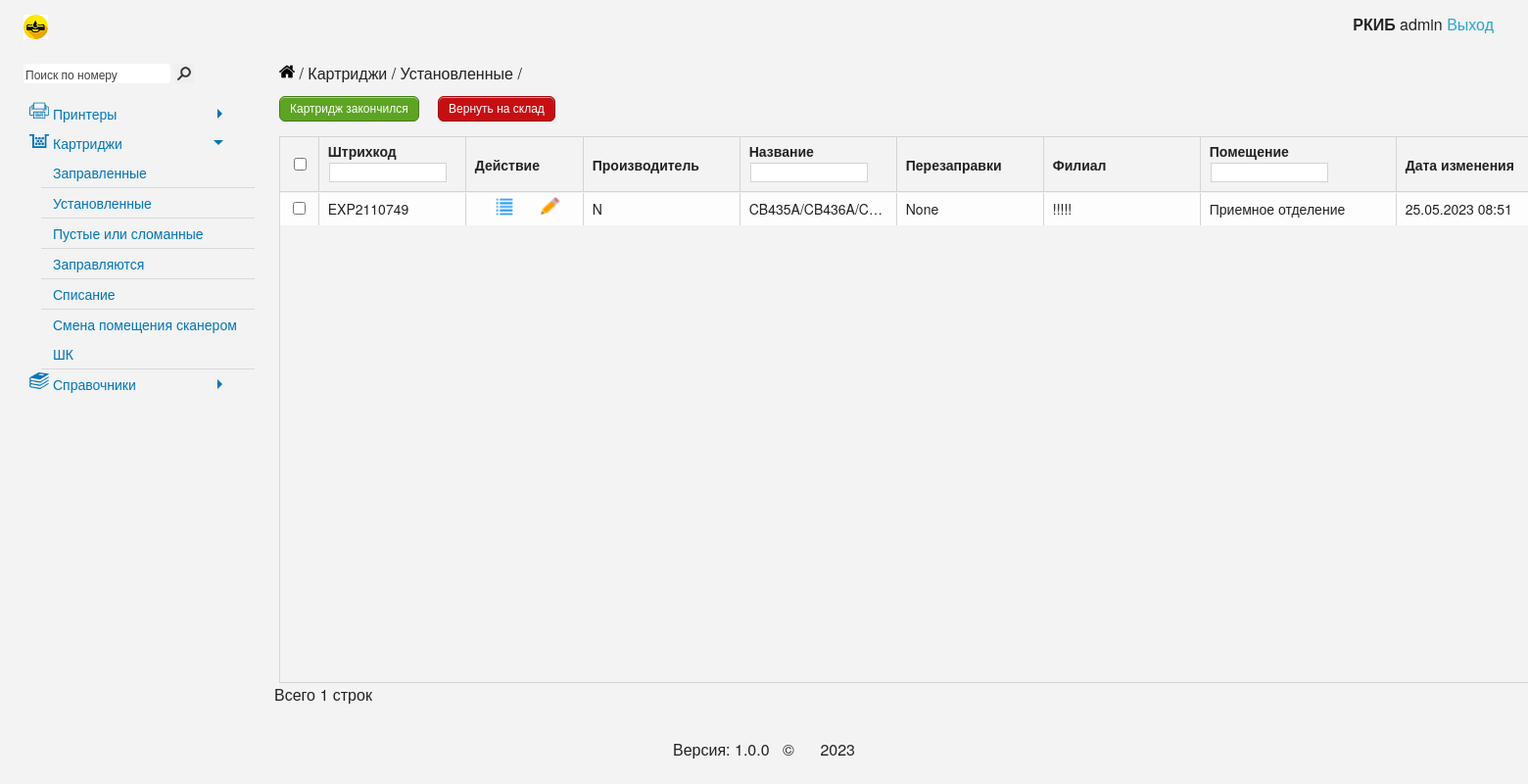
Page /cartridge/use/ on the earlier database version.
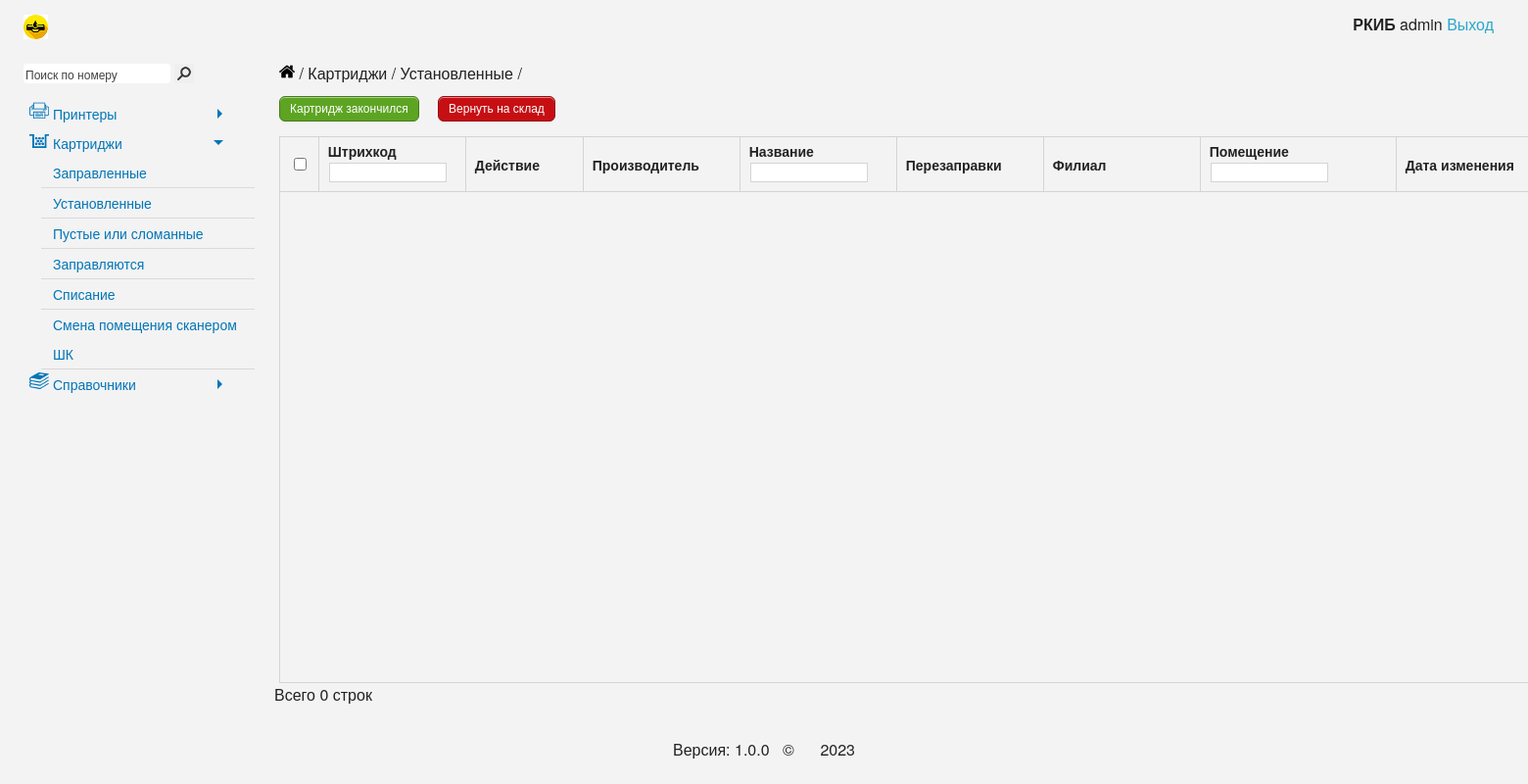
Same page on the later database version.
### cartridge/models.py (models this page shows, shortened)
class Cartridges(models.Model):  # Картриджи
    barcode = models.CharField('Штрихкод', unique=True, db_index=True, max_length=50)
    cartName = models.ForeignKey('NameСartridge', default=None, on_delete=models.PROTECT)
    placeName = models.ForeignKey('Placements', on_delete=models.PROTECT)
    manufacturerName = models.ForeignKey('Manufacturer', default=None, on_delete=models.PROTECT)
    date = models.DateTimeField("Дата изменения", default=datetime.datetime.now().strftime("%d.%m.%Y %H:%M"))
    col = models.IntegerField('Перезаправки', db_index=True, blank=True, null=True)
    history = HistoricalRecords()
    class Meta:
        verbose_name = 'Картридж'
        verbose_name_plural = 'Картриджи'

class Manufacturer(models.Model):  # Производитель
    manufacturer = models.CharField("Производитель", max_length=50, unique=True, db_index=True)
    comments = models.CharField("Комментарии", max_length=100, blank=True)
    class Meta:
        verbose_name = 'Производитель'
        verbose_name_plural = 'Производители'
    def __str__(self):
        return str(self.manufacturer)

class NameСartridge(models.Model):  # Названия картриджей
    name = models.CharField("Название картриджа", max_length=50, unique=True, db_index=True)
    comments = models.CharField("Комментарии", max_length=100, blank=True)
    class Meta:
        verbose_name = 'Название картриджа'
        verbose_name_plural = 'Названия картриджей'
    def __str__(self):
        return str(self.name)

class Placements(models.Model):  # Помещения
    barcode = models.IntegerField('Штрихкод', unique=True, db_index=True)
    name = models.CharField("Помещение", max_length=50, unique=True, db_index=True)
    branch = models.CharField("Корпус", max_length=50, blank=True, null=True)
    class Meta:
        verbose_name = 'Помещение'
        verbose_name_plural = 'Помещения'
    def __str__(self):
        return str(self.name)

### cartridge/views.py (the view, shortened to what this page needs)
# urls.py: path('use/', UseListView.as_view(), name='use'),
class UseListView(ListView):
    model = Cartridges
    template_name = 'cartridge/use.html'
    def get_context_data(self, **kwargs):
        context = super(UseListView, self).get_context_data(**kwargs)
        context['cartridge_list_view'] = Cartridges.objects.exclude(placeName=0).exclude(placeName=1).exclude(placeName=2).exclude(placeName=3)
        context['qs_json'] = json.dumps(list(Cartridges.objects.values()), cls=DjangoJSONEncoder)
        return context

### cartridge/templates/cartridge/use.html (shortened to what the changed rows need)
{% extends 'cartridge/base.html' %}
{% load static %}
{% block content %}
    <div ng-controller="MainCtrl" class="ng-scope">
        <form method="post" action="{% url 'use' %}">
            <div class="marginTop">
                <div class="large-12 columns">
                    <div class="ui-grid grid1675145443724" id="grid1">
                        <div class="ui-grid-viewport" style="width: 1320px; height: 500px; overflow-y: scroll;">
                            <div class="ui-grid-canvas" id="table">
                                {% if cartridge_list_view %}
                                    {% for el in cartridge_list_view %}
                                        <div class="ui-grid-row" id="row_{{ el.id }}">
                                            <div class="ui-grid-cell ui-grid-coluiGrid-000H">
                                                <div class="ui-grid-cell-contents">
                                                    <input name="check" class="ui-grid-cell-contents-checkbox" type="checkbox" value="{{ el.barcode }}">
                                                </div>
                                            </div>
                                            <div class="ui-grid-cell ui-grid-coluiGrid-0007">
                                                <div class="ui-grid-cell-contents">{{ el.barcode }}</div>
                                            </div>
                                            <div class="ui-grid-cell ui-grid-coluiGrid-0008" style="padding: 3px">
                                                <div class="ui-grid-cell-contents" style="display: flex; justify-content: space-evenly;">
                                                    <a title="Подробнее" href="{% url 'details_view' el.id %}">
                                                        <img class="action_ico" src="{% static 'img/events.png' %}" alt="">
                                                    </a>
                                                    <a title="Редактирование" href="{% url 'edit_update_view' el.id %}">
                                                        <img class="action_ico" src="{% static 'img/edit.png' %}" alt="">
                                                    </a>
                                                </div>
                                            </div>
                                            <div class="ui-grid-cell ui-grid-coluiGrid-0009">
                                                <div class="ui-grid-cell-contents">{{ el.manufacturerName }}</div>
                                            </div>
                                            <div class="ui-grid-cell ui-grid-coluiGrid-000A">
                                                <div class="ui-grid-cell-contents">{{ el.cartName }}</div>
                                            </div>
                                            <div class="ui-grid-cell ui-grid-coluiGrid-000C">
                                                <div class="ui-grid-cell-contents">{{ el.col }}</div>
                                            </div>
                                            <div class="ui-grid-cell ui-grid-coluiGrid-000D">
                                                <div class="ui-grid-cell-contents" title="">!!!!!</div>
                                            </div>
                                            <div class="ui-grid-cell ui-grid-coluiGrid-000E">
                                                <div class="ui-grid-cell-contents" title="">{{ el.placeName }}</div>
                                            </div>
                                            <div class="ui-grid-cell ui-grid-coluiGrid-000G">
                                                <div class="ui-grid-cell-contents">{{ el.date|date:'d.m.Y H:i' }}</div>
                                            </div>
                                        </div>
                                    {% endfor %}
                                {% endif %}
                            </div>
                        </div>
                    </div>
                </div>
                <div class="ui-grid-pager-panel" style="width: 100%; height: 20px; position: absolute; bottom: 38px;">
                    <div class="ui-grid-pager-count-container">
                        <div class="ui-grid-pager-count">
                            <span class="ng-binding">Всего {{ cartridge_list_view.count }} строк</span>
                        </div>
                    </div>
                </div>
            </div>
        </form>
    </div>
{% endblock %}

Differences in the rows shown:
no longer on this page (row edited): Cartridges: barcode "EXP2110749", manufacturerName "N", cartName "CB435A/CB436A/C…", col "None", placeName "Приемное отделение", date "25.05.2023 08:51"
Other differences:
{{ cartridge_list_view.count }}: "1" → "0"
